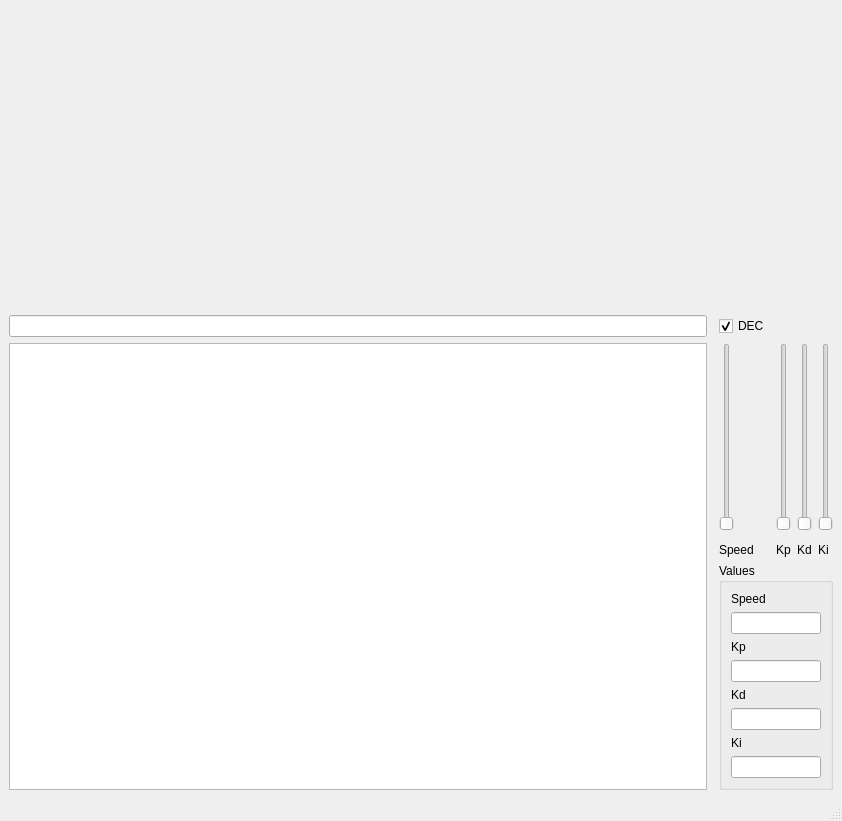
<?xml version="1.0" encoding="UTF-8"?>
<ui version="4.0">
 <class>MainWindow</class>
 <widget class="QMainWindow" name="MainWindow">
  <property name="geometry">
   <rect>
    <x>0</x>
    <y>0</y>
    <width>842</width>
    <height>821</height>
   </rect>
  </property>
  <property name="windowTitle">
   <string>MainWindow</string>
  </property>
  <widget class="QWidget" name="centralwidget">
   <layout class="QGridLayout" name="gridLayout">
    <item row="3" column="5">
     <widget class="QSlider" name="ki_v">
      <property name="sizePolicy">
       <sizepolicy hsizetype="Fixed" vsizetype="Expanding">
        <horstretch>0</horstretch>
        <verstretch>0</verstretch>
       </sizepolicy>
      </property>
      <property name="maximum">
       <number>1000</number>
      </property>
      <property name="singleStep">
       <number>1</number>
      </property>
      <property name="sliderPosition">
       <number>0</number>
      </property>
      <property name="orientation">
       <enum>Qt::Vertical</enum>
      </property>
     </widget>
    </item>
    <item row="3" column="4">
     <widget class="QSlider" name="kd_v">
      <property name="sizePolicy">
       <sizepolicy hsizetype="Fixed" vsizetype="Expanding">
        <horstretch>0</horstretch>
        <verstretch>0</verstretch>
       </sizepolicy>
      </property>
      <property name="maximum">
       <number>1000</number>
      </property>
      <property name="orientation">
       <enum>Qt::Vertical</enum>
      </property>
     </widget>
    </item>
    <item row="5" column="3">
     <widget class="QLabel" name="label_2">
      <property name="text">
       <string>Kp</string>
      </property>
     </widget>
    </item>
    <item row="3" column="3">
     <widget class="QSlider" name="kp_v">
      <property name="sizePolicy">
       <sizepolicy hsizetype="Fixed" vsizetype="Expanding">
        <horstretch>0</horstretch>
        <verstretch>0</verstretch>
       </sizepolicy>
      </property>
      <property name="maximum">
       <number>1000</number>
      </property>
      <property name="pageStep">
       <number>10</number>
      </property>
      <property name="orientation">
       <enum>Qt::Vertical</enum>
      </property>
     </widget>
    </item>
    <item row="5" column="2">
     <widget class="QLabel" name="label">
      <property name="text">
       <string>Speed</string>
      </property>
     </widget>
    </item>
    <item row="3" column="0" rowspan="4">
     <widget class="QPlainTextEdit" name="plainTextEdit">
      <property name="readOnly">
       <bool>true</bool>
      </property>
     </widget>
    </item>
    <item row="3" column="2">
     <widget class="QSlider" name="speed_v">
      <property name="sizePolicy">
       <sizepolicy hsizetype="Fixed" vsizetype="Expanding">
        <horstretch>0</horstretch>
        <verstretch>0</verstretch>
       </sizepolicy>
      </property>
      <property name="maximum">
       <number>500</number>
      </property>
      <property name="orientation">
       <enum>Qt::Vertical</enum>
      </property>
     </widget>
    </item>
    <item row="1" column="0">
     <widget class="QLineEdit" name="lineEdit"/>
    </item>
    <item row="1" column="2">
     <widget class="QCheckBox" name="checkBox">
      <property name="text">
       <string>DEC</string>
      </property>
      <property name="checked">
       <bool>true</bool>
      </property>
     </widget>
    </item>
    <item row="5" column="4">
     <widget class="QLabel" name="label_3">
      <property name="text">
       <string>Kd</string>
      </property>
     </widget>
    </item>
    <item row="5" column="5">
     <widget class="QLabel" name="label_4">
      <property name="text">
       <string>Ki</string>
      </property>
     </widget>
    </item>
    <item row="0" column="0" colspan="6">
     <widget class="PlotWidget" name="widget" native="true">
      <property name="minimumSize">
       <size>
        <width>300</width>
        <height>300</height>
       </size>
      </property>
     </widget>
    </item>
    <item row="6" column="2" colspan="4">
     <widget class="QGroupBox" name="groupBox">
      <property name="title">
       <string>Values</string>
      </property>
      <layout class="QVBoxLayout" name="verticalLayout">
       <item>
        <widget class="QLabel" name="label_5">
         <property name="text">
          <string>Speed</string>
         </property>
        </widget>
       </item>
       <item>
        <widget class="QLineEdit" name="speed_le">
         <property name="readOnly">
          <bool>true</bool>
         </property>
        </widget>
       </item>
       <item>
        <widget class="QLabel" name="label_6">
         <property name="text">
          <string>Kp</string>
         </property>
        </widget>
       </item>
       <item>
        <widget class="QLineEdit" name="kp_le">
         <property name="readOnly">
          <bool>true</bool>
         </property>
        </widget>
       </item>
       <item>
        <widget class="QLabel" name="label_7">
         <property name="text">
          <string>Kd</string>
         </property>
        </widget>
       </item>
       <item>
        <widget class="QLineEdit" name="kd_le">
         <property name="readOnly">
          <bool>true</bool>
         </property>
        </widget>
       </item>
       <item>
        <widget class="QLabel" name="label_8">
         <property name="text">
          <string>Ki</string>
         </property>
        </widget>
       </item>
       <item>
        <widget class="QLineEdit" name="ki_le">
         <property name="readOnly">
          <bool>true</bool>
         </property>
        </widget>
       </item>
      </layout>
     </widget>
    </item>
   </layout>
  </widget>
  <widget class="QMenuBar" name="menubar">
   <property name="geometry">
    <rect>
     <x>0</x>
     <y>0</y>
     <width>842</width>
     <height>21</height>
    </rect>
   </property>
  </widget>
  <widget class="QStatusBar" name="statusbar"/>
 </widget>
 <customwidgets>
  <customwidget>
   <class>PlotWidget</class>
   <extends>QWidget</extends>
   <header>pyqtgraph</header>
   <container>1</container>
  </customwidget>
 </customwidgets>
 <resources/>
 <connections/>
</ui>
